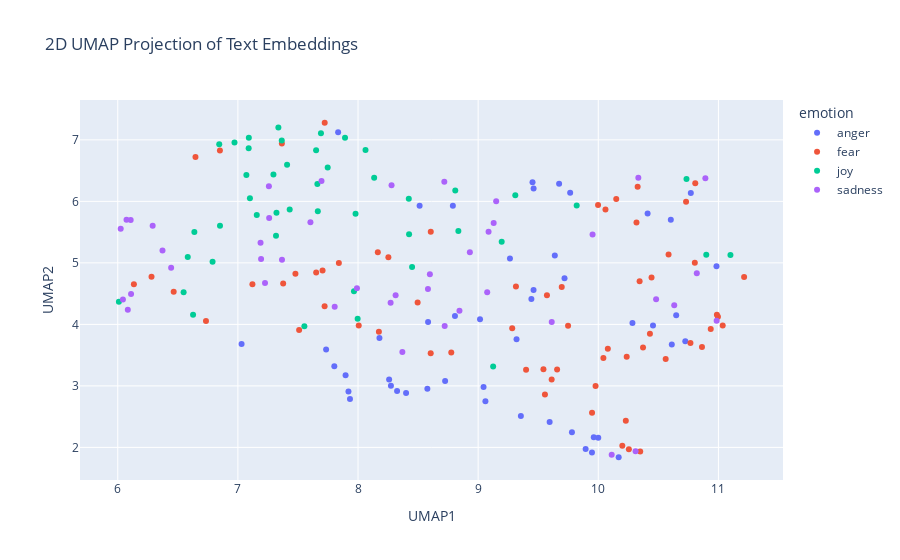

The cell this chart's notebook holds for it:
### Code cell
import pandas as pd
import numpy as np
import umap
import plotly.express as px

# Concatenate the training and test data
combined_df = pd.concat([train_df_new, test_df_new], ignore_index=True)

# Prepare the embeddings for UMAP
# Convert the list of embeddings into a 2D numpy array
X_embeddings = np.array(combined_df['embeddings_values'].tolist())

# Apply UMAP for dimensionality reduction
reducer = umap.UMAP(n_components=2, metric='cosine', random_state=28) 
embedding_2d = reducer.fit_transform(X_embeddings)

# Create a DataFrame for plotting
df_plot = pd.DataFrame(embedding_2d, columns=['UMAP1', 'UMAP2'])
df_plot['emotion'] = combined_df['emotion']
df_plot['intensity'] = combined_df['intensity']
df_plot['text'] = combined_df['text']


# Visualize the embeddings with Plotly
fig = px.scatter(
    df_plot,
    x='UMAP1',
    y='UMAP2',
    color='emotion',  # Color points by the 'emotion' column
    hover_data=['text', 'intensity'],  # Show text and intensity on hover
    title='2D UMAP Projection of Text Embeddings'
)

fig.show()

### Figure 1 — Plotly figure (JSON) as saved in the notebook; plotly's stock layout.template omitted (floating-point values rounded to 4 significant figures)
{"data": [{"customdata": [["@DFSCare apparently you are to contact me. Sofas were meant to be delivered today. Old ones gone. Sitting on floor. No sofas! ", 0.583], ["I really really resent having to go to bed at a sensible hour, you guys. I WANT TO TALK TO MY PEOPLE.", 0.542], ["That way ur so angry you can literally feel ur blood boiling", 0.75], ["Spurs radio commentator referred to Mauricio Pochettino as 'MoPo' and I felt a sudden surge of rage.", 0.625], ["@LaraTheIrish &lt; feel everything. She would remember everything. Evanora hoped this would serve to fuel the creatures anger and run rabid &gt;", 0.479], ["When anger rises, think of the consequences. #quote #wisdom ", 0.333], ["When you break a record in #madden I wish it didn't say the same shit after every rush like you just broke the record. #shutupphilsimms", 0.812], ["Just paid for chicken at @panerabread and didn't even get any 😑😑😑 there goes 4 dollars and me as a customer #angry", 0.729], ["I believe women are more fiery because once a month they go through struggle and struggle is what develops a strong character.", 0.417], ["I'll happily be rude to people who personally insult me unprovoked, they deserve it 👍 Just as good people deserve respect", 0.521], ["Holding a grudge on someone will stop your blessings from God ,learn to forgive &amp; forget 🙏🏾", 0.375], ["@TDsNation i watch all your videos but i like madden better!", 0.333], ["I have 1000 rabid grizzly bears I'm going to scatter in neighborhoods all over America.\\n\\nThey're poor refugees!\\n\\n#InYourNeighborhoodNotDC", 0.646], ["Tonight's #DragRace #AllStars2 episode GAVE ME LIFE! Yaassss queens! #teamalaska #teamkatya  #bwahaha", 0.25], ["Wont use using @mothercareuk @Mothercarehelp again!! These guys cant get nothing right!! #fuming", 0.854], ["When you forget to mention you were bought dreamboys tickets 🙄😂 #raging", 0.458], ["How was Natalie one of the top three favorites?! #toofaced and #bitter 🙄", 0.667], ["I was going to say that Rooney is a shadow of his former self but I don't want to offend any shadows. #NTFCvMUFC", 0.396], ["@serendipity127_ @zombiecalorie @Angel_Eyes66 I'm sensing a theme here tho lol ", 0.271], ["I don't mean to offend anyone, but 93.7 literally blames everything on white people. In some cases it's true, but a lot of times, it's not", 0.458], ["@leesyatt you are a cruel, cruel man. #therewillbeblood ", 0.775], ["@Kim_is__bored exactly what I have been saying on fb.. ", 0.354], ["And she got all angry telling me 'but what would be doing a 40 year old guy looking for a girl like you' and I felt ", 0.458], ["So I wished my sis 12 midnight but received no reply from her. My 2nd sis JUST wished her, got a reply. You know who's the fav #offended", 0.479], ["@WWE is the live event Brock vs Orton 2 this Saturday on the WWE Network? If not it needs to be! :) #wwe @RandyOrton @HeymanHustle #revenge", 0.396], ["@DPD_UK I asked for my parcel to be delivered to a pick up store not my address  #poorcustomerservice", 0.625], ["@DouthatNYT @jbouie @DamonLinker Yes, it is bad to point out racism lest it provoke the racists.  Some racists do indeed not like it.", 0.542], ["@AudreyKare i'm like half expecting some rabid troll to come into my mentions accusing me of being a csa apologist or something lmao", 0.479], ["@Slippus @PureGym  yeah I received a fine today which I am furious about, currently appealing it after being a member for so long...", 0.646], ["If I spend more than £10 in shimmy on £1 drinks I'll be raging, but we all know it's gonna happen", 0.5], ["Nahhhhhh @konanplaydirty snap story has got me bussing up 😂😂😂😂😂😂😂😂😂😂😂😂😂😂", 0.417], ["Why does Candice constantly pout #GBBO 💄😒", 0.375], ["I don't get what point is made when reporting on Charlotte looting @CNNAshleigh. Why not explore what looting businesses symbolizes ", 0.438], ["I love my black people..... I really really do. But .... my people really do irritate the living hell outta me all cause I'm different. 😑", 0.604], ["@1VoiceMatters @MichaelTPremo just got wind of #MenForChoice and it doesn't infuriate me. Just makes me sad for the generation.", 0.438], ["Zero help from @ups customer service. Just pushing the buck back and forth and promising callbacks that don’t happen. #anger #loathing", 0.854], ["So my Indian Uber driver just called someone the N word. If I wasn't in a moving vehicle I'd have jumped out #disgusted ", 0.896], ["@danrafaelespn no Tyson fury beat the man who been at top for years Danny Garcia should be above Bradley pacquaio frampton", 0.479], ["@__NETFLIXNCHILL I fuck with madden way harder", 0.521], ["Anger, resentment, and hatred are the destroyer of your fortune today.", 0.396], ["@pbhushan1 @IndianExpress so in your opinion is this the worst delhi govt? #acrid #bitter #hypocrisy", 0.708], ["@LiamCannon1 He's just too raging to type properly... Ha ha!", 0.375], ["For the first time in my madden career I just set up a farm account. Should make MOTM much easier", 0.271], ["Just joined #pottermore and was sorted into HUFFLEPUFF 😡😡😡 ", 0.438], ["@huwellwell One chosen by the CLP members! MP seats are not for people to dole out to their mates, we elect candidates. #fuming", 0.682], ["The rage has died down.", 0.438], ["@reluctantnicko Don't ask, you don't get. Apologies if I've offended you. All due respect Alan, I think you've been fed duff info.", 0.427], ["Note to self ~ Stop laughing at things that offend you, it's ok to get mad at people \\n#NoteToSelf #offended #mad #upset", 0.542]], "hovertemplate": "emotion=anger<br>UMAP1=%{x}<br>UMAP2=%{y}<br>text=%{customdata[0]}<br>intensity=%{customdata[1]}<extra></extra>", "legendgroup": "anger", "marker": {"color": "#636efa", "symbol": "circle"}, "mode": "markers", "name": "anger", "orientation": "v", "showlegend": true, "type": "scatter", "x": [10.17, 8.178, 8.325, 9.06, 8.4, 7.92, 9.766, 10.0, 7.897, 9.443, 7.031, 9.674, 10.61, 7.834, 9.781, 8.577, 8.807, 10.77, 8.79, 10.28, 9.32, 9.265, 8.259, 7.734, 10.6, 9.947, 10.65, 9.719, 9.962, 9.045, 8.513, 8.583, 10.98, 9.016, 9.461, 9.895, 10.72, 10.41, 9.462, 7.933, 10.46, 8.725, 9.453, 9.595, 9.356, 8.274, 9.638, 7.803], "xaxis": "x", "y": [1.84, 3.779, 2.916, 2.749, 2.885, 2.908, 6.141, 2.156, 3.175, 4.411, 3.679, 6.287, 3.671, 7.124, 2.246, 2.954, 4.135, 6.136, 5.929, 4.023, 3.759, 5.069, 3.105, 3.592, 5.702, 1.915, 4.148, 4.752, 2.164, 2.981, 5.93, 4.038, 4.944, 4.082, 4.557, 1.974, 3.725, 5.802, 6.208, 2.785, 3.981, 3.081, 6.31, 2.411, 2.51, 3.003, 5.119, 3.318], "yaxis": "y"}, {"customdata": [["@komaebun He just has that way of thinking, he wants absolute hope born from absolute despair.", 0.583], ["@saltmage I find it less daunting if I know one person at least!", 0.521], ["@NFYFC @Wilkster_ hmm, don't know many yf  who are short on confidence! Wish I'd been one, #shy", 0.562], ["if anyone spoils any of my fucking shows I will haunt you in the afterlife so help me god", 0.451], ["@Aliki111 Haters!!! You are low in self worth. Self righteous in your delusions. You cower at the thought of change. Change is inevitable.", 0.562], ["@Mickeyplyler @QualkTalk the refs are in GT's favor tonight. ", 0.354], ["@rsdeepsea @BreitbartNews If 3 people are in a country of 300 million - you are going to RUIN the whole country over 3 people? #fear", 0.75], ["@dfkm1970 @tomddumba the struggle is real. Whoa! I worry for the younger generation 💔", 0.66], ["I had a dream that I dropped my iPhone 7 and it broke T_T #cry #iPhone7 ", 0.833], ["I am beyond mad that I lost track of a brown spider in my brown carpet. Where did you go? 🕷 will be sneaking up on me #frightened", 0.875], ["@GroundSwellCLE @ClevelandCNBC @KingJames @mavcarter @SpringHillEnt @boughb #revitalize #ClevelandHustles #daunting task, #hustle", 0.354], ["There's always that one song which makes you turn of the radio, as you'd rather sit in silence 😡 ", 0.375], ["@UCSMindfulness thank u so much! we just finished another #mindfulness film called #release about #anxiety - plz share!", 0.375], ["@Mickeyplyler @QualkTalk the refs are in GT's favor tonight. #terrible", 0.312], ["Sounds like Donald Trump has spent today just making extra, extra sure he'd get those frightened white, conservative, racist votes.", 0.625], ["@sandym709  regardless, lets say he has a permit. The permit doesn't excuse or allow him to threaten an officer(expressed or implied)w/ it.", 0.423], ["#ntfc mourinho is worried,  bringing Ibra  and Rushford on. ", 0.5], ["Cosplaying properly for the first time on Saturday! Pretty nervous..", 0.896], ["I'm afraid she's the goat you libeling people? #afraid #goat #libeling", 0.698], ["Don't forget 2 test yr #smoke #alarm, #carbon #monoxide #detector #batteries. It could save your #life. 🐈🐩 #Lovinleeds", 0.417], ["@LonelyGoomba UK cops have an issue fearing intervention. Hence situations like Rotherham. So of course it'll be dwarfed by US cops.", 0.562], ["@MiSSLiNDZO no. 😭 the last two we were out-bidded. So we got kinda discouraged so now we are taking our sweet time. The market is stupid tho", 0.417], ["He: u r beautiful\\nShe:i hve a bf\\n\\nSame as \\n\\n#India :u guys r #terrorist\\n#Pak:we have #nuclear #missiles.\\n\\n#IndianArmy #terror", 0.562], ["If you truly want more of God in your life, it requires letting go of some of the old things, to allow new things to flourish. #stop #start", 0.271], ["im like 'this is better' in the moment cuz i panic and then later its so obviously not better. at every opportunity i choose to make it seem", 0.729], ["We can't stop racism overnight. Nor gun violence. Nor terrorism. But we CAN literally stop Trump overnight. So, like, let's? #ImWithHer", 0.521], ["I just deleted my save file trying to load it up. Now I have to start. All. Over. Again. I am going to freaking kill someone. Pray for me.", 0.82], ["#terror @sjdonghaev i love you", 0.292], ["I'm such a shy girl🙄", 0.583], ["@bumbleb33tuna door and cleared his throat, trying to dispel any nervousness he had left.", 0.479], ["It's never the end / When the moment is dire. / A small spark of hope / Can relight a new fire.", 0.396], ["Why is it when you nap during the day you are so comfortable but sleeping at night you'll never be as comfortable ", 0.375], ["Check out @VovimPrgel - From Scotland #gamer #YouTuber #vlogger #designer #animator #artist. TY for following The Wake #horror #horrorfilm", 0.396], ["@Markgatiss I'm surrounded by those Trump voters. You're right, it is fucking terrifying. #redstate ", 0.854], ["Swear to God don't get a smart meter from your power company, 8 months of daft bills, 6 visits from British Gas  #stressed", 0.625], ["If purging was real, Kenya would be the country where the elite purge from choppers while the low-class cower under their beds for 12 hours", 0.583], ["Georgia Tech's Secondary is as soft as a marshmallow. ", 0.125], ["#Charlotte's #young &amp; #restless; I applaud ur fire bt always b respectful of authority, police, elders, parents. Violence, not the way 🙏🏽✌🏽️", 0.438], ["@lindseylouwho_ be nice if the Texans could hold onto the ball to give fuller and Hopkins a chance!!!  #TNF", 0.229], ["@GMModular @goldmedalindia  horrible experience with a company like this #goldmedal #horrible sales person #wrong commitments#wrongproduct", 0.542], ["@StephenKing\\n\\nStephen King never once spoke out about how the Left crushes #FreeSpeech in publishing world.\\n\\n#Trump #horror #scifi #ccot #p2", 0.542], ["@ntfc watched the cobblers loads this season how is gorre a pro footballler terrible", 0.271], ["I am in #shock and #awe and the places my #toddler manages to get his dinner.", 0.438], ["@KarenL109 replace the carpet!! #shocking !!!!", 0.562], ["A shy failure is nobler than an immodest success.", 0.333], ["It's not always how you #start it's how you #FINISH", 0.188], ["@rkuuleiq Fear is best/beast product of God/s. :) #aTheism #theism #biBle #afraid #christianity #hell #heaven #purgatory #psychology #jesus", 0.417], ["@Miami4Trump Yeah, but bad part is the #terrorism #terror Muslims won't be the ones leaving #ObamaLegacy #nationalsecurity #disaster #Obama", 0.63], ["@jjskeffington @foodbelfast I dread to think!", 0.583], ["a #monster is only a #monster if you view him through ", 0.438], ["@SusannahSpot I could pop round ", 0.25], ["@TheDappaMc also £2.50 for a chocolate Feast ice lolly.. proper shocking 😩", 0.438], ["I have been seeing terrible terrible prescriptions this week. What's going on?", 0.438], ["Having a terrific Tuesday? Crush it today with the Power of 4. Treat your internet like Pizza =D \\n#PowerOf4", 0.25], ["Whatt a trailerrrr !!! @karanjohar @AnushkaSharma #RanbirKapoor #AishwaryaRaiBachchan i am COMPLETELY BLOWN !! #awestruck #longingformore", 0.417], ["So about 18mths ago i signed up to @Lumo_Energy for their @VirginAustralia / Velocity FF deal. 18 months in still no FF points ", 0.271], ["Thanks for ripping me off again #Luthansa €400 not enough for a one way flight to man from Frk then €30 for a bag then free at gate ", 0.375], ["There goes the butterflies in my stomach.  #anxietyproblems", 0.702], ["Came in to work today 1.5 hours late.1st thing I hear: 'Ma'am,the big boss has been waiting for you in his office.' #panic #hateBeingLate 😩😪", 0.896], ["Why upping rooms makes a few apprehend leaving out charcoal ownership: UnZU", 0.396], ["On @Varneyco/@FoxBusiness to talk latest on #Chelsea Bombing + #Ahmad_Khan_Rahami's trips to #Afghanistan/#Pakistan #tcot ", 0.604], ["@mikefreemanNFL \\nIsn't OBrien supposed to be some sort of offensive genius #awful", 0.479], ["Staff on @ryainair FR1005. Asked for info and told to look online. You get what you pay for. #Ryanair @STN_Airport #Compensation ", 0.312], ["Honestly, there are some awful people on the internet... smh...", 0.542]], "hovertemplate": "emotion=fear<br>UMAP1=%{x}<br>UMAP2=%{y}<br>text=%{customdata[0]}<br>intensity=%{customdata[1]}<extra></extra>", "legendgroup": "fear", "marker": {"color": "#EF553B", "symbol": "circle"}, "mode": "markers", "name": "fear", "orientation": "v", "showlegend": true, "type": "scatter", "x": [6.281, 8.165, 8.253, 8.776, 9.748, 9.998, 10.77, 9.696, 8.496, 9.612, 10.59, 9.284, 6.647, 10.06, 10.94, 10.44, 10.81, 7.84, 10.04, 9.977, 10.34, 8.174, 10.43, 6.734, 7.121, 11.04, 8.605, 10.37, 7.652, 7.705, 6.134, 7.722, 6.85, 10.86, 9.948, 10.56, 10.15, 10.8, 10.33, 10.23, 10.99, 10.73, 9.399, 9.657, 7.377, 6.466, 10.24, 11.0, 9.544, 10.08, 8.606, 9.556, 9.315, 7.366, 7.723, 10.2, 10.25, 7.479, 7.51, 8.006, 11.21, 10.32, 10.35, 9.573], "xaxis": "x", "y": [4.774, 5.173, 5.091, 3.542, 3.98, 5.941, 3.698, 4.606, 4.354, 3.104, 5.136, 3.936, 6.723, 5.87, 3.924, 4.764, 6.295, 4.998, 3.452, 2.996, 4.702, 3.882, 3.849, 4.057, 4.654, 3.981, 3.532, 3.625, 4.842, 4.877, 4.653, 4.293, 6.827, 3.631, 2.562, 3.436, 6.04, 5.001, 6.237, 2.435, 4.155, 5.993, 3.262, 3.266, 4.665, 4.531, 3.475, 4.125, 3.269, 3.605, 5.506, 2.862, 4.617, 6.941, 7.278, 2.027, 1.968, 4.822, 3.908, 3.981, 4.769, 5.658, 1.933, 4.475], "yaxis": "y"}, {"customdata": [["f breezy", 0.208], ["@BbeautifulSoul_ u always gotta attitude tho ... 😕 cheer up", 0.188], ["@dressenn @amerson6562 @RosaTrunk @iam_spl_ @michaelk487 @Silau25 \\nGA🙋 Have a joyful day", 0.68], ["felt a bit shit getting a very high blood sugar then i remembered it's my first one above 15 this week which is incredible for me! #happy", 0.604], ["@KMunie7 @KaranEsch Helluva lot more animated than they were for the actual game &gt;.&lt;", 0.327], ["When your rewatching glee and break down in tears all over again. 😭😢 #glee", 0.375], ["god, Facebook's design has started to remind me of MySpace in its heyday", 0.25], ["The point of living, and being an optimist, is to be foolish enough to believe the best is yet to come' - Peter Ustinov #optimism #quote", 0.36], ["@OilersFanSean yup I feel dirty cheering", 0.44], ["@LFScott57 Miss Cookie sends her thanks! She's not as spry as she used to be - like me! She doesn't have the adventures the young pups do!", 0.6], ["@scdesc Yup. And Val basically ignoring the recipe. I'm just done. I keep bursting into laughter x", 0.646], ["All the fans wanted Man Utd at home in the next round...\\nAre you cheering for Northampton or Man Utd right now?\\n#lufc", 0.292], ["Lmboo , using my nephew for meme #hilarious", 0.654], ["My boss likes to stand in my office &amp; smile at me like a shark: maliciously gleeful, and ask me how am I as if I have a secret to tell her.", 0.396], ["listening to the Oblivion score, drinking coffee, researching for new sci-fi animated project.", 0.288], ["@RealestCastiel just sitting close to him for an extended period of time was exhilarating because he's so beautiful and lively lol", 0.72], ["I just heard the most incredibly transcendent song ever &amp; now I feel high &amp; fucked up yet joyful &amp; I will never be the same", 0.607], ["@bijayjanand\\nIt's not just a treat for viewers to watch u as janak, it's simply a treat for our soul, mind, thoughts. #hearty respect 🙏🙏", 0.5], ["Doesn't it just suck when you're so real to someone and try to exhilarate every ounce out of them to only see that they're not down", 0.279], ["I'm a cheery ghost.", 0.58], ["What an exhilarating last minute of overtime #WCH2016", 0.68], ["talk about a mood pickup i went from depressed to elated so fast", 0.56], ["@DorH84607784 Oh FANTASTIC, I bet it was super exhilarating  🤗😍", 0.84], ["Relive Vegas' heyday with Rat Pack tribute", 0.48], ["Watch this amazing live.ly broadcast by @broitzmax #lively #musically", 0.48], [".@Harry_Styles I hope you never go a day without something to make you smile. You deserve all good things. Please follow me?\\n❤️💛💚💙💜\\n311,553", 0.6], ["Misery loves company. The church ought to be a place where it finds none.\\n-Pastor Kris Theobald #joy ", 0.24], ["Inquiries into alleged abuses by UK troops in Afghanistan and Iraq and data suggesting a buoyant post-Brexit economy makes the front pages.", 0.16], ["@stackee Charlie attempted to suffocate me with a cushion for cheering so much at the great news 😂😂", 0.729], ["tfw you're en-route to your future :) !! @HUCJIR i'm coming for ya! #openhouse #futurecantor  #NYCletsgo", 0.56], ["i'm doing laundry and watching that 70's show with a bunch of strangers. #happy #birthday #to #me", 0.438], ["@finkowska @PigletParker they happen. I expect your thumbs were all over the place in glee, interpreting my double negative.", 0.375], ["Catering channel's at the height technics hearty enjoyment symptomatize: vrlfEyrN", 0.542], ["@alpuzz Ah, but once I got it to work, there was much rejoicing! Lol thanks will get it to do taht now.", 0.812], ["@CNN &amp; @donlemon must be rejoicing ovet #Charlotte protests. \\n#NorthCarolina", 0.28], ["promise of restoration to the nation of israel...'everywhere you look blessing '..barns/wine overflow.Everything beautiful  #do_u_see", 0.56], ["@PhilGlutting Hey There Phil Glutting thank you for following us, it's appreciated :) ", 0.646], ["Chris would take full responsibility and would want us all to rejoice in the memories we all had with him.", 0.28], ["A cheerful heart is good medicine, but a broken spirit saps a person's strength.' {Proverbs 17:22} #WednesdayWisdom", 0.292], ["@PhilGlutting Hey There Phil Glutting thank you for following us, it's appreciated :) #smile", 0.76], ["@Gronnhair @buryprofs @DittoBistro it was indeed lovely and the team were incredibly attentive and on the ball. Cheese was a lively gesture!", 0.646], ["TheNiceBot: IndyMN I thought the holidays could not get any more cheerful, and then I met you. #TheNiceBot #الخفجي", 0.769], ["Each day is what you make of it! #goals #challenges #business #goals   #success #photographer #photography #ThursdayThoughts", 0.604], ["@tomlinmayniac starting my new challenge ! A glee poll every day !", 0.625], ["It feels good to get outside for a minute and get some fresh air.  It's hard to stay cooped up inside all day ", 0.58]], "hovertemplate": "emotion=joy<br>UMAP1=%{x}<br>UMAP2=%{y}<br>text=%{customdata[0]}<br>intensity=%{customdata[1]}<extra></extra>", "legendgroup": "joy", "marker": {"color": "#00cc96", "symbol": "circle"}, "mode": "markers", "name": "joy", "orientation": "v", "showlegend": true, "type": "scatter", "x": [7.665, 7.966, 7.09, 7.1, 9.309, 8.45, 9.196, 6.01, 9.82, 7.071, 8.423, 10.73, 9.125, 7.553, 7.157, 7.747, 7.662, 7.365, 7.997, 7.431, 7.892, 7.321, 7.691, 8.809, 7.979, 6.972, 6.583, 11.1, 8.134, 8.063, 6.851, 8.835, 7.651, 7.296, 10.9, 6.627, 6.845, 6.638, 6.789, 7.091, 7.337, 7.41, 6.548, 8.425, 7.317], "xaxis": "x", "y": [5.841, 4.538, 6.863, 6.051, 6.098, 4.933, 5.345, 4.367, 5.931, 6.431, 6.041, 6.364, 3.315, 3.971, 5.777, 6.549, 6.283, 6.989, 4.092, 5.868, 7.036, 5.814, 7.109, 6.177, 5.799, 6.957, 5.094, 5.128, 6.385, 6.836, 5.604, 5.517, 6.831, 6.435, 5.13, 4.157, 6.93, 5.501, 5.019, 7.035, 7.199, 6.597, 4.524, 5.465, 5.442], "yaxis": "y"}, {"customdata": [["@duncantrussell does Remo Williams ever actually 'save' anyone or does he just sulk around killing random undesirables ?", 0.396], ["Absolutely can not believe the generosity pouring out for us, but Id give everything I have for Nick to be healthy and happy. #lost", 0.542], ["@British_Airways just came of BA6426 at @ortambo_int at least 6 passengers with broken bags. This was a new suitcase. #unhappy customer", 0.729], ["@chelseafc let them know it's the #blues", 0.521], ["Patti seems so sad. She stamped and ran behind the sofa. We will have to give her plenty of love and affection...more than usual. ", 0.562], ["@rockcock64 cum and despair", 0.729], ["So @JeffProbst those of us born in 85 have no generation! Where is the gen-less tribe! Ha! #survivor #lost soles", 0.354], ["i stopped watching gotham cause they dropped off tabitha and barb's relationship and made her pine after the main", 0.461], ["i can't take u #serious unless u use #emojis", 0.271], ["@patthemanager how could I work with @chancetherapper . ? #serious", 0.354], ["Well my evaluation came back and i am minimally effective. Student test scores on the PARCC sunk my eval. it's time for me to quit teaching", 0.812], ["Trying to take what's lost and broken and make it right", 0.542], ["Mixed emotions. #sadness #anxietymaybe #missingfriends #growingupsucks #lostfriends #wheresthetruefriends #complications", 0.667], ["Liam is too distant makes me mourn 😪", 0.646], ["Life's too short to be frowning for so long", 0.396], ["@TweeriaLee A stumbling block to the pessimist is a stepping stone to the optimist.", 0.271], ["The #pessimist complains about the wind; the #optimist expects it to change; the realist adjusts the sails.' - William Arthur Ward\\n#IGNITE", 0.271], ["@el_tityboi bc it's a gloomy day Tony", 0.625], ["@JamesWickham Congratulations!  My top home-owning tip: try not to look at your mortgage balance too often.  The slowness will depress you.", 0.562], ["@TxDMV @ArkansasBBB i filled out the report on #baitswitch by @Carvana lets go get them fines levied. #badbusiness #honoryourdeal #unhappy", 0.542], ["The moment of the day when you have to start to plaster a smile in your face. #depression", 0.854], ["A Leopard never changes its spots! #lost", 0.396], ["Just wish I was appreciated for all I do! When is it my turn to be taken care of!! I want a break!! #tired ", 0.771], ["@Hails_Berry8 @sajedhariri23 varsity pine riding", 0.208], ["MY CAR IS DENTED FROM THE HAIL sad", 0.688], ["gloomy weather puts me in the best mood", 0.271], ["#RIPKara i could have seen her at a local mall or any school football games. im disheartened", 0.646], ["@laureeenwillam can't cope wi her sour face and tiny pout 😡😡", 0.625], ["@jccrocker #CharlotteProtest do u #wait 4 the facts #video or do u #hate now ask questions later  #protest #PoliceShootings #suggestions", 0.479], ["Nothings #Working-you're feeling your life's on The Edge_Could go either way #lost all reason for #Living-JesusChristHealsSavesASK #fatloss", 0.562], ["@TheRandomAnt @meg_m203 yeah, they figured that ornaments are way more wanted than spektar and desolate gear. Well they thought right.", 0.354], ["Guys! Read my #fanfiction if you like #lost and #housemd I have one of each #tvshow -link in bio!", 0.188], ["The American Idiot record turns twelve today it changed my preppy middle school heart into a desolate punk rock desert I am forever grateful", 0.271], ["@MendipHillsAONB do we think the swallows and swifts have gone? Photo'd 3 nights ago, not seen since.  #Autumn", 0.354], ["I'm honestly upset that they rewarded Nicole 500k. #depressing #paulwasrobbed #rewardhardwork #bitterjury #bb18", 0.667], ["@GolfStrat out of Rory starts. What would your B group look like w/o him? Hideki and Walker, and throw Reed or Knox on the pine?", 0.343], ["@kayleighmcenany  @DonaldJTrumpJr Is that really all you can offer for those who sacrifice daily to keep you safe...? @kayleighmcenany ", 0.375], ["@KeithOlbermann depressing how despicable Trump, with no policies, campaigning on bigotry &amp; rancour can be so close, evil immoral disaster", 0.708], ["Folk Band 'Thistle Down' will be replaced by 'The Paul Edwards Quartet' at Laurel Bank Park Sat 24 11am - 3pm due to ill health #jazz #blues", 0.417], ["@CovinoandRich just heard back2back,  guess that's why they call it the blues &amp; she's got the look, but I can only sing tickle sacks version", 0.375], ["A pessimist is someone who, when opportunity knocks, complains about the noise #mikeshumor", 0.188], ["@kayleighmcenany  @DonaldJTrumpJr Is that really all you can offer for those who sacrifice daily to keep you safe...? @kayleighmcenany #sad", 0.625], ["Folk Band 'Thistle Down' will be replaced by 'The Paul Edwards Quartet' at Laurel Bank Park Sat 24 11am - 3pm due to ill health #jazz ", 0.271]], "hovertemplate": "emotion=sadness<br>UMAP1=%{x}<br>UMAP2=%{y}<br>text=%{customdata[0]}<br>intensity=%{customdata[1]}<extra></extra>", "legendgroup": "sadness", "marker": {"color": "#ab63fa", "symbol": "circle"}, "mode": "markers", "name": "sadness", "orientation": "v", "showlegend": true, "type": "scatter", "x": [9.612, 6.291, 10.31, 10.89, 7.991, 7.367, 6.108, 8.313, 8.369, 9.952, 9.075, 6.372, 7.226, 8.271, 7.189, 6.111, 6.043, 7.604, 7.258, 10.11, 7.193, 6.025, 7.806, 8.279, 8.582, 7.26, 8.598, 8.722, 10.82, 6.444, 9.15, 6.073, 7.696, 8.931, 8.844, 10.33, 10.63, 10.99, 9.129, 8.718, 6.084, 10.48, 9.087], "xaxis": "x", "y": [4.038, 5.604, 1.936, 6.376, 4.589, 5.049, 5.695, 4.475, 3.553, 5.462, 4.524, 5.201, 4.675, 4.352, 5.327, 4.492, 4.404, 5.659, 6.245, 1.882, 5.064, 5.555, 4.285, 6.264, 4.575, 5.73, 4.816, 3.974, 4.832, 4.92, 6.004, 5.702, 6.332, 5.171, 4.222, 6.383, 4.31, 4.058, 5.647, 6.32, 4.236, 4.408, 5.508], "yaxis": "y"}], "layout": {"legend": {"title": {"text": "emotion"}, "tracegroupgap": 0}, "title": {"text": "2D UMAP Projection of Text Embeddings"}, "xaxis": {"anchor": "y", "domain": [0, 1], "title": {"text": "UMAP1"}}, "yaxis": {"anchor": "x", "domain": [0, 1], "title": {"text": "UMAP2"}}}}
